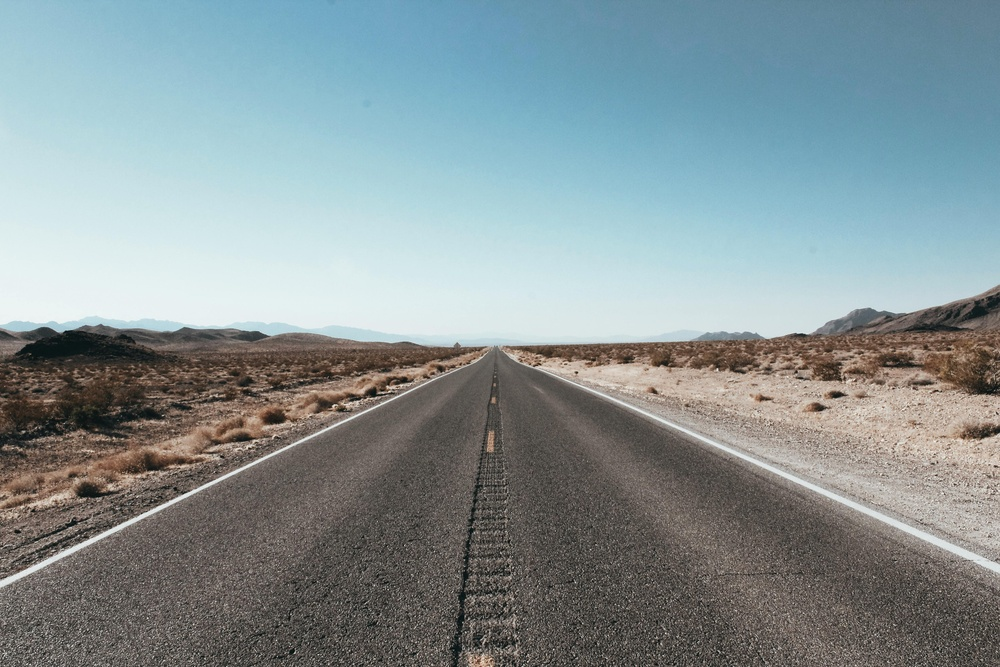
#> input picture Lessons/Week 6 Edge Detection/test.jpg, 1000 x 667 px, shrunk from 5055 x 3370 before the run, found by its file name
$ python edge_detection_candy.py
#> lines starting #> are read from the running program, lines starting #| are printed output that depends on the picture; after the words box and inside, x2 and y2 are one past the last pixel; in counts of white or black regions, pixels touching at a corner belong together
# [12 lines of commented-out code are left out]


import cv2
import matplotlib.pyplot as plt

img = cv2.imread(r'D:\Computer Vision\Lessons\Week 6 Edge Detection\test.jpg', cv2.IMREAD_GRAYSCALE)
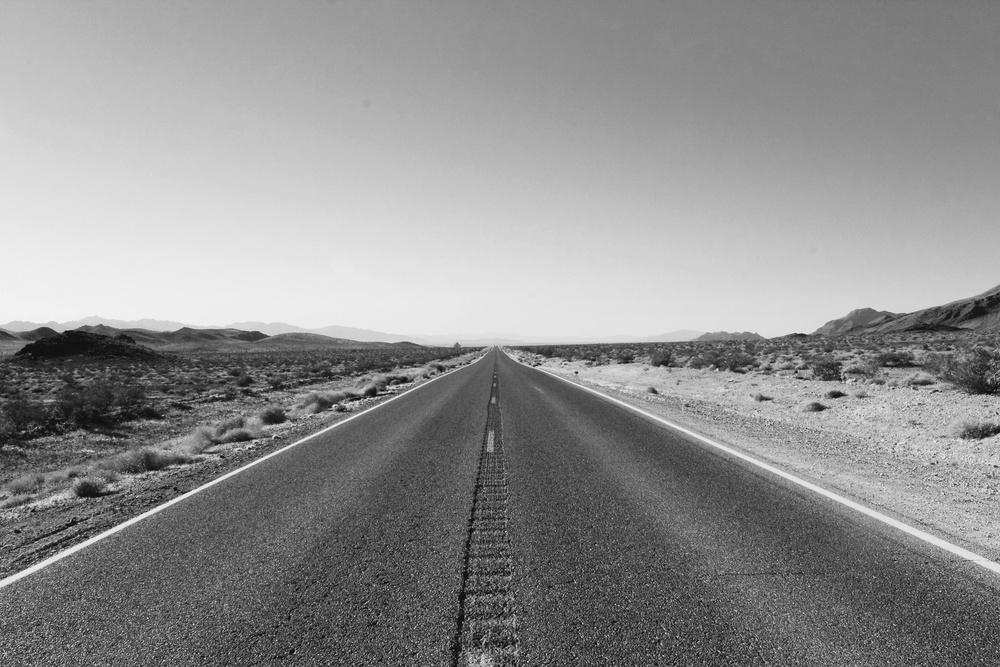
#> img: shape (667, 1000); min 0, max 246, mean 143.3

fig, axes = plt.subplots(1, 3, figsize=(15, 5))

for ax, (lo, hi), label in zip(axes,
    [(150, 200), (50, 150), (30, 100)],
    ['150/200 (yours)', '50/150', '30/100']):
    edges = cv2.Canny(img, lo, hi)
    ax.imshow(edges, cmap='gray')
    ax.set_title(label)
    ax.axis('off')
#> this loop made 3 passes
#> pass 1, `edges = cv2.Canny(img, lo, hi)`:
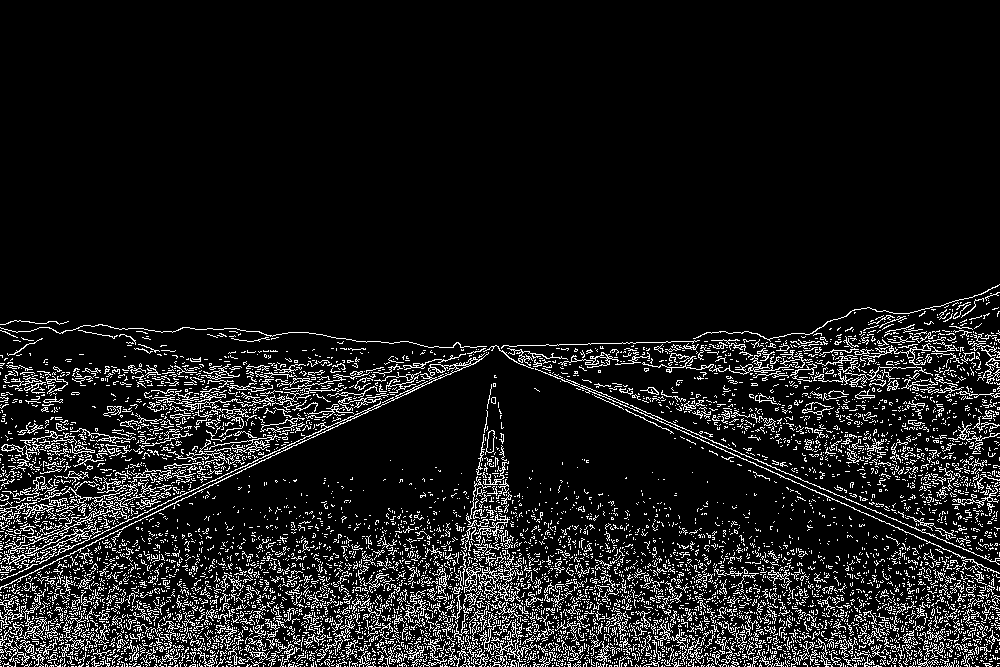
#> edges: shape (667, 1000); 9.9% white in thin lines or dots, all inside (x1, y1, x2, y2) = (0, 284, 1000, 667)
#> pass 2, `edges = cv2.Canny(img, lo, hi)`:
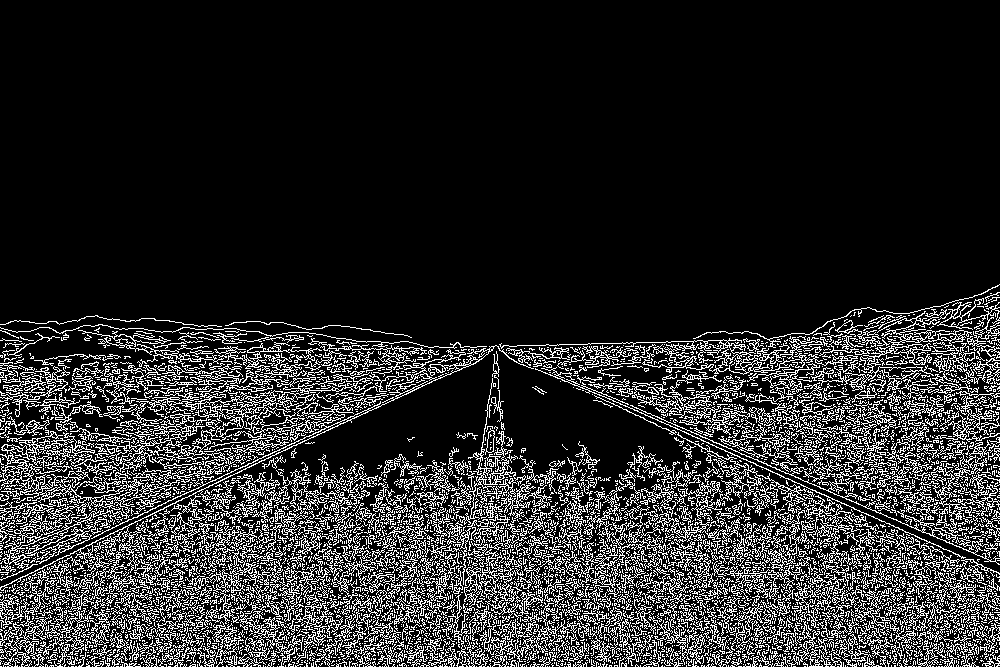
#> edges: shape (667, 1000); 16.3% white in thin lines or dots, all inside (x1, y1, x2, y2) = (0, 284, 1000, 667)
#> pass 3, `edges = cv2.Canny(img, lo, hi)`:
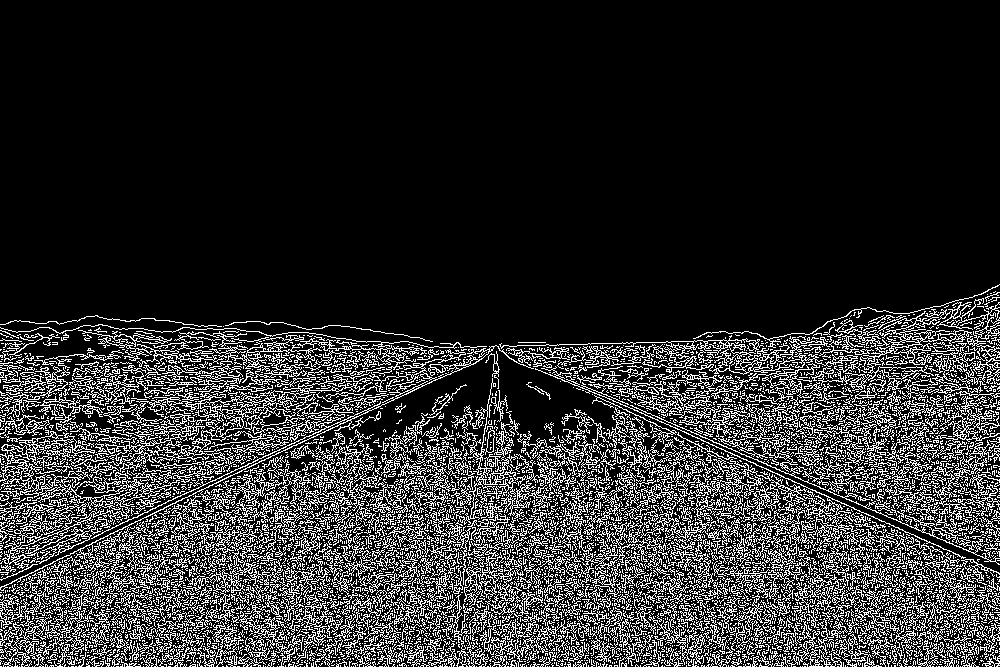
#> edges: shape (667, 1000); 17.8% white in thin lines or dots, all inside (x1, y1, x2, y2) = (0, 284, 1000, 667)

# plt.show()
print(img.shape)  # prints (height, width, channels)
#| (667, 1000)
